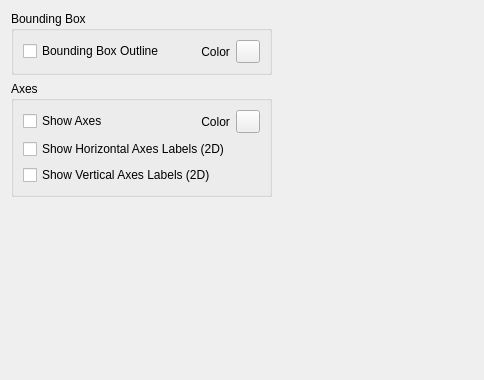
     <widget class="QWidget" name="tab_axes">
      <attribute name="title">
       <string>Axes'n'Decor</string>
      </attribute>
      <layout class="QGridLayout" name="gridLayout_2">
       <item row="0" column="0">
        <layout class="QVBoxLayout" name="verticalLayout_24">
         <item>
          <widget class="QGroupBox" name="groupBox_10">
           <property name="title">
            <string>Bounding Box</string>
           </property>
           <layout class="QVBoxLayout" name="verticalLayout">
            <item>
             <layout class="QHBoxLayout" name="horizontalLayout_29">
              <item>
               <widget class="QCheckBox" name="boundingBoxCheckBox">
                <property name="toolTip">
                 <string>&lt;html&gt;&lt;head/&gt;&lt;body&gt;&lt;p&gt;Enables the rectangle outline around the lattice plot&lt;/p&gt;&lt;/body&gt;&lt;/html&gt;</string>
                </property>
                <property name="text">
                 <string>Bounding Box Outline</string>
                </property>
               </widget>
              </item>
              <item>
               <spacer name="horizontalSpacer_19">
                <property name="orientation">
                 <enum>Qt::Horizontal</enum>
                </property>
                <property name="sizeHint" stdset="0">
                 <size>
                  <width>18</width>
                  <height>20</height>
                 </size>
                </property>
               </spacer>
              </item>
              <item>
               <widget class="QLabel" name="label_12">
                <property name="text">
                 <string>    Color</string>
                </property>
               </widget>
              </item>
              <item>
               <widget class="QToolButton" name="boundingBoxColorButton">
                <property name="enabled">
                 <bool>true</bool>
                </property>
                <property name="toolTip">
                 <string>&lt;html&gt;&lt;head/&gt;&lt;body&gt;&lt;p&gt;Bounding box color&lt;/p&gt;&lt;/body&gt;&lt;/html&gt;</string>
                </property>
                <property name="text">
                 <string/>
                </property>
               </widget>
              </item>
             </layout>
            </item>
           </layout>
          </widget>
         </item>
         <item>
          <widget class="QGroupBox" name="groupBox_15">
           <property name="title">
            <string>Axes</string>
           </property>
           <layout class="QVBoxLayout" name="verticalLayout_23">
            <item>
             <layout class="QHBoxLayout" name="horizontalLayout_30">
              <item>
               <widget class="QCheckBox" name="showAxesCB">
                <property name="toolTip">
                 <string>&lt;html&gt;&lt;head/&gt;&lt;body&gt;&lt;p&gt;Enables display of axes&lt;/p&gt;&lt;/body&gt;&lt;/html&gt;</string>
                </property>
                <property name="text">
                 <string>Show Axes</string>
                </property>
               </widget>
              </item>
              <item>
               <spacer name="horizontalSpacer_20">
                <property name="orientation">
                 <enum>Qt::Horizontal</enum>
                </property>
                <property name="sizeHint" stdset="0">
                 <size>
                  <width>40</width>
                  <height>20</height>
                 </size>
                </property>
               </spacer>
              </item>
              <item>
               <widget class="QLabel" name="label_21">
                <property name="text">
                 <string>    Color</string>
                </property>
               </widget>
              </item>
              <item>
               <widget class="QToolButton" name="axesColorButton">
                <property name="enabled">
                 <bool>true</bool>
                </property>
                <property name="toolTip">
                 <string>&lt;html&gt;&lt;head/&gt;&lt;body&gt;&lt;p&gt;Axes color&lt;/p&gt;&lt;/body&gt;&lt;/html&gt;</string>
                </property>
                <property name="text">
                 <string/>
                </property>
               </widget>
              </item>
             </layout>
            </item>
            <item>
             <widget class="QCheckBox" name="showHorizontalAxesLabelsCB">
              <property name="toolTip">
               <string>&lt;html&gt;&lt;head/&gt;&lt;body&gt;&lt;p&gt;Enables x-axis labels in 2D&lt;/p&gt;&lt;/body&gt;&lt;/html&gt;</string>
              </property>
              <property name="text">
               <string>Show Horizontal Axes Labels (2D)</string>
              </property>
             </widget>
            </item>
            <item>
             <widget class="QCheckBox" name="showVerticalAxesLabelsCB">
              <property name="toolTip">
               <string>&lt;html&gt;&lt;head/&gt;&lt;body&gt;&lt;p&gt;Enables y-axis labels in 2D&lt;/p&gt;&lt;/body&gt;&lt;/html&gt;</string>
              </property>
              <property name="text">
               <string>Show Vertical Axes Labels (2D)</string>
              </property>
             </widget>
            </item>
           </layout>
          </widget>
         </item>
        </layout>
       </item>
       <item row="0" column="1">
        <spacer name="horizontalSpacer_18">
         <property name="orientation">
          <enum>Qt::Horizontal</enum>
         </property>
         <property name="sizeHint" stdset="0">
          <size>
           <width>201</width>
           <height>20</height>
          </size>
         </property>
        </spacer>
       </item>
       <item row="1" column="0">
        <spacer name="verticalSpacer_2">
         <property name="orientation">
          <enum>Qt::Vertical</enum>
         </property>
         <property name="sizeHint" stdset="0">
          <size>
           <width>20</width>
           <height>172</height>
          </size>
         </property>
        </spacer>
       </item>
      </layout>
     </widget>
